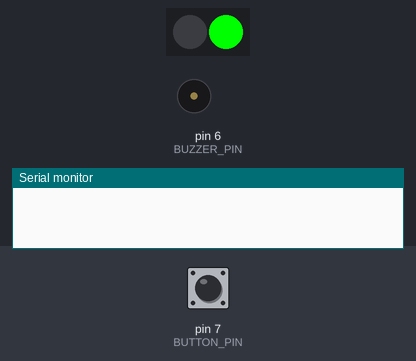
The program below on a simulated Arduino Uno, built with avr-gcc and run on an emulated ATmega328P. Shown: 2 RGB LEDs in strip order, left to right, buzzer (waves = sounding, pin HIGH), the last lines printed to the serial monitor. The test bench sets the inputs (shaded band); at power-on: pin 7 (BUTTON_PIN) HIGH.

Above: at 0.8 s.
0.9 s: pin 7 (BUTTON_PIN) pulled LOW for 0.15 s
At 1.0 s:
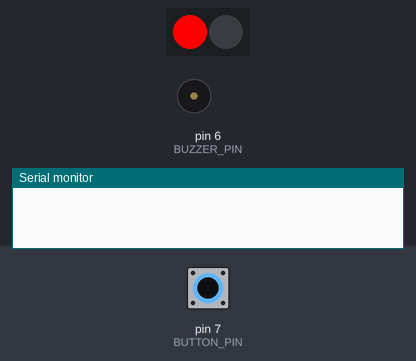
At 3.91 s:
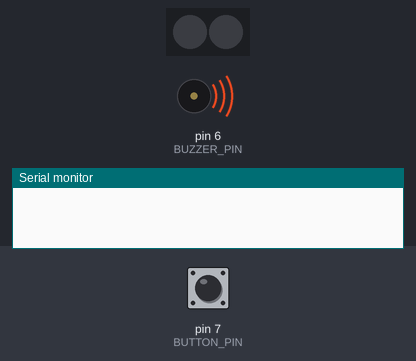
4.0 s: pin 7 (BUTTON_PIN) pulsed LOW 2 times (0.12 s each, 0.3 s apart)
At 4.37 s:
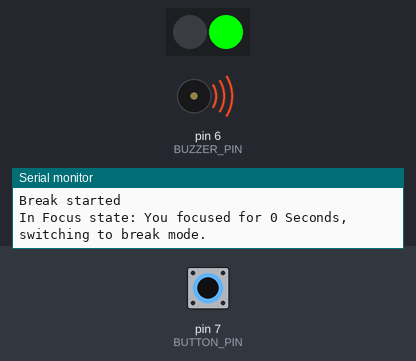
Timing chart, 0 to 8.3 s (numbered marks = the images above; inputs shaded):
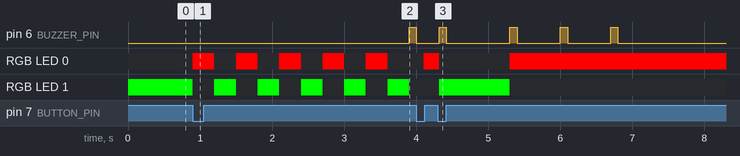

The program:

main.cpp
```cpp
#include <Arduino.h>
#include <JC_Button.h>         // Include the JC_Button library for button handling
#include <Adafruit_NeoPixel.h> // Include the Adafruit NeoPixel library for LED control

// Pin Definitions
#define PIN 5        // Pin for NeoPixel data
#define NUMPIXELS 2  // Number of NeoPixels
#define BUZZER_PIN 6 // Pin for the buzzer
#define BUTTON_PIN 7 // Pin for the button

// Timing Definitions
#define DELAYVAL 300        // Delay for LED animations
#define MAX_FOCUS_TIME 5000 // Max focus time (5 seconds for testing, change to 25 minutes: 25 * 60 * 1000)
#define MAX_BREAK_TIME 1000 // Max break time (1 second for testing, change to 5 minutes: 5 * 60 * 1000)
#define MAX_BREAKS 4        // Maximum number of breaks allowed

// State Definitions
#define INITIAL 0        // Initial state
#define FOCUS 1          // Focus state
#define BREAK 2          // Break state
#define FINISHED 3       // Finished state
#define BREAK_FINISHED 4 // Break finished state

// NeoPixel and Button Objects
Adafruit_NeoPixel pixels(NUMPIXELS, PIN, NEO_GRB + NEO_KHZ800);
Button myBtn(BUTTON_PIN);

// Global Variables
unsigned long focusTimer = 0; // Timer for focus state
unsigned long breakTimer = 0; // Timer for break state
unsigned long timer = 0;      // General timer
int brakes = 0;               // Number of breaks taken
uint8_t state = INITIAL;      // Current state

// Function Declarations
void lightsCycle();
void ledsOff();
void beep();
void initialStartSequence();

// Light Animation Function
void lightsCycle()
{
  pixels.setPixelColor(0, pixels.Color(255, 0, 0)); // Red
  pixels.setPixelColor(1, pixels.Color(0, 0, 0));   // Off
  pixels.show();
  delay(DELAYVAL);

  pixels.setPixelColor(0, pixels.Color(0, 0, 0));   // Off
  pixels.setPixelColor(1, pixels.Color(0, 255, 0)); // Green
  pixels.show();
  delay(DELAYVAL);
}

// Turn Off LEDs
void ledsOff()
{
  pixels.setPixelColor(0, pixels.Color(0, 0, 0));
  pixels.setPixelColor(1, pixels.Color(0, 0, 0));
  pixels.show();
}

// Buzzer Beep Function
void beep()
{
  digitalWrite(BUZZER_PIN, HIGH);
  delay(100);
  digitalWrite(BUZZER_PIN, LOW);
  delay(100);
}

// Initial Start Sequence
void initialStartSequence()
{
  pixels.begin();
  pixels.clear();
  pixels.setPixelColor(1, pixels.Color(0, 255, 0)); // Green
  pixels.setPixelColor(0, pixels.Color(0, 0, 0));   // Off
  pixels.show();

  // Wait for button press to start
  while (myBtn.lastChange() == 0)
  {
    myBtn.read();
  }

  // Play light animation and beep
  for (int i = 0; i < 5; i++)
  {
    lightsCycle();
  }
  ledsOff();
  beep();

  // Initialize timers and set state to FOCUS
  timer = millis();
  focusTimer = millis();
  breakTimer = 0;
  pixels.setPixelColor(0, pixels.Color(255, 0, 0)); // Red
  pixels.setPixelColor(1, pixels.Color(0, 0, 0));   // Off
  pixels.show();
  state = FOCUS;
  Serial.println("Focus Mode on");
}

// Setup Function
void setup()
{
  myBtn.begin(); // Initialize the button
  Serial.begin(9600);
  pinMode(BUZZER_PIN, OUTPUT);

#if defined(__AVR_ATtiny85__) && (F_CPU == 16000000)
  clock_prescale_set(clock_div_1);
#endif

  initialStartSequence(); // Start the initial sequence
}

// Main Loop
void loop()
{
  myBtn.read(); // Read the button state

  switch (state)
  {
  case FOCUS:
    if (millis() - timer >= 1000)
    {
      Serial.println("Focus Timer: " + String((millis() - focusTimer) / 1000) + " Seconds");
      timer = millis();
    }
    if (millis() - focusTimer >= MAX_FOCUS_TIME)
    {
      state = FINISHED;
      Serial.println("Focus Finished: Timer completed");
    }
    if (myBtn.wasPressed() && myBtn.lastChange() >= 100)
    {
      state = BREAK;
      breakTimer = millis(); // Record break start time
      Serial.println("Break started");
      Serial.println("In Focus state: You focused for " + String((millis() - focusTimer) / 1000) + " Seconds, switching to break mode.");
      pixels.setPixelColor(0, pixels.Color(0, 0, 0));   // Off
      pixels.setPixelColor(1, pixels.Color(0, 255, 0)); // Green
      pixels.show();
      beep();
    }
    break;

  case BREAK:
    if (millis() - timer >= 1000)
    {
      Serial.println("In Break State Break Timer: " + String((millis() - breakTimer) / 1000) + " Seconds");
      timer = millis();
    }
    if (millis() - breakTimer >= MAX_BREAK_TIME)
    {
      state = BREAK_FINISHED;
      brakes += 1; // Increment break count
      focusTimer = millis();
      Serial.println("Break Finished");
      Serial.println("You took a break for " + String((millis() - breakTimer) / 1000) + " Seconds");
      Serial.println("Focus started");
      pixels.setPixelColor(0, pixels.Color(255, 0, 0)); // Red
      pixels.setPixelColor(1, pixels.Color(0, 0, 0));   // Off
      pixels.show();
      beep();
      delay(500);
      beep();
      delay(500);
      beep();
    }
    break;

  case FINISHED:
    Serial.println("In Finished State You focused for " + String((millis() - focusTimer) / 1000) + " Seconds");
    Serial.println("You took " + String(brakes) + " breaks");
    Serial.println("You are done for the day");
    breakTimer = 0;
    focusTimer = 0;
    timer = 0;                                        // Reset the timer
    pixels.setPixelColor(0, pixels.Color(0, 0, 0));   // Off
    pixels.setPixelColor(1, pixels.Color(0, 255, 0)); // Green
    pixels.show();
    beep();
    delay(500);
    beep();
    delay(500);
    beep();
    state = INITIAL;
    break;

  case INITIAL:
    initialStartSequence();
    break;

  default:
    break;
  }
}
```

Measured:
- after the input at 0.9 s, pin 6 (BUZZER_PIN): LOW → HIGH after 3.0 s; RGB LED 0: alternates RGB(255, 0, 0) for 0.30 s and off for 0.30 s, starting at once; RGB LED 1: alternates RGB(0, 255, 0) for 0.30 s and off for 0.30 s, starting at once
